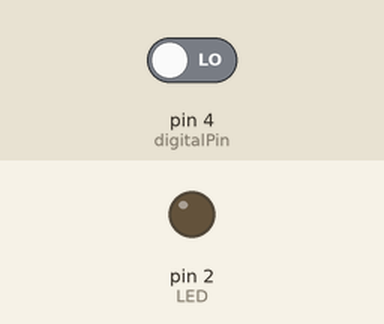
Bench run of a sketch on a simulated Arduino Uno, built with avr-gcc and run on an emulated ATmega328P. On the bench: output pins drawn as LEDs (lit = HIGH). The test bench sets the inputs (shaded band); at power-on: pin 4 (digitalPin) LOW. What the sketch prints to the serial monitor is not drawn.

Above: at 1.2 s.
1.3 s: pin 4 (digitalPin) driven HIGH
At 2.0 s:
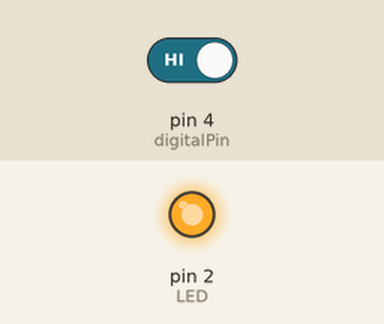
2.8 s: pin 4 (digitalPin) driven LOW
At 3.1 s:
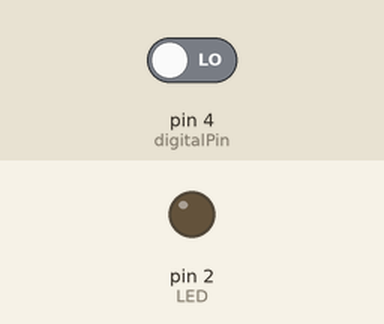
Timing chart, 0 to 5.8 s (numbered marks = the images above; inputs shaded):
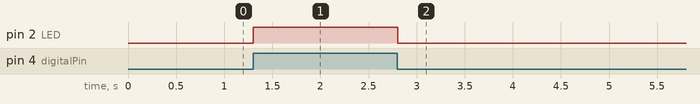

Measured:
- after the input at 1.3 s, pin 2 (LED): LOW → HIGH at once
- after the input at 2.8 s, pin 2 (LED): HIGH → LOW at once

The sketch:

digitalReadWrite.ino
```cpp
const int digitalPin = 4;
const int LED = 2;

void setup(){
  Serial.begin(9600);
  pinMode(digitalPin, INPUT);
  pinMode(LED, OUTPUT);
}

void loop(){
  int digitalValue = digitalRead(digitalPin);
  digitalWrite(LED, digitalValue);
  Serial.println(digitalValue);
}
```
